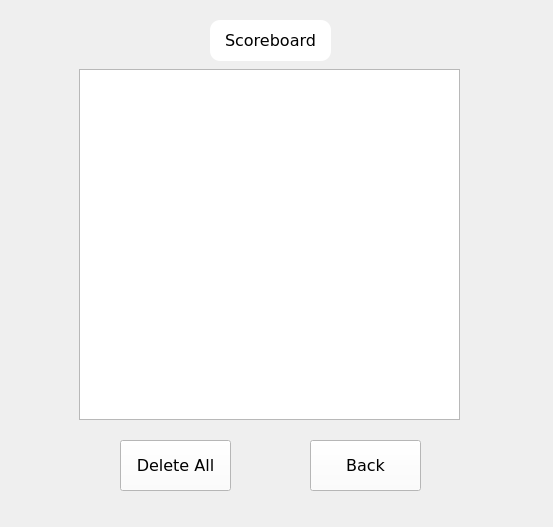
<?xml version="1.0" encoding="UTF-8"?>
<ui version="4.0">
 <class>scoreboard</class>
 <widget class="QWidget" name="scoreboard">
  <property name="geometry">
   <rect>
    <x>0</x>
    <y>0</y>
    <width>553</width>
    <height>527</height>
   </rect>
  </property>
  <property name="windowTitle">
   <string>ScoreBoard</string>
  </property>
  <property name="autoFillBackground">
   <bool>false</bool>
  </property>
  <widget class="QLabel" name="label">
   <property name="geometry">
    <rect>
     <x>210</x>
     <y>20</y>
     <width>121</width>
     <height>41</height>
    </rect>
   </property>
   <property name="font">
    <font>
     <family>Verdana</family>
     <pointsize>12</pointsize>
     <weight>50</weight>
     <italic>false</italic>
     <bold>false</bold>
    </font>
   </property>
   <property name="styleSheet">
    <string notr="true">background-color: rgb(255, 255, 255);
font: 12pt &quot;Verdana&quot;;
border-radius: 10px;</string>
   </property>
   <property name="text">
    <string>Scoreboard</string>
   </property>
   <property name="alignment">
    <set>Qt::AlignCenter</set>
   </property>
  </widget>
  <widget class="QWidget" name="gridLayoutWidget">
   <property name="geometry">
    <rect>
     <x>79</x>
     <y>69</y>
     <width>381</width>
     <height>351</height>
    </rect>
   </property>
   <layout class="QGridLayout" name="gridLayout">
    <item row="0" column="0">
     <widget class="QTableView" name="Scoreboard">
      <property name="textElideMode">
       <enum>Qt::ElideLeft</enum>
      </property>
     </widget>
    </item>
   </layout>
  </widget>
  <widget class="QPushButton" name="btBack">
   <property name="geometry">
    <rect>
     <x>310</x>
     <y>440</y>
     <width>111</width>
     <height>51</height>
    </rect>
   </property>
   <property name="font">
    <font>
     <family>Verdana</family>
     <pointsize>12</pointsize>
     <weight>50</weight>
     <italic>false</italic>
     <bold>false</bold>
    </font>
   </property>
   <property name="styleSheet">
    <string notr="true">background-color: rgb(255, 255, 255);
font: 12pt &quot;Verdana&quot;;</string>
   </property>
   <property name="text">
    <string>Back</string>
   </property>
  </widget>
  <widget class="QPushButton" name="btDelete">
   <property name="geometry">
    <rect>
     <x>120</x>
     <y>440</y>
     <width>111</width>
     <height>51</height>
    </rect>
   </property>
   <property name="font">
    <font>
     <family>Verdana</family>
     <pointsize>12</pointsize>
     <weight>50</weight>
     <italic>false</italic>
     <bold>false</bold>
    </font>
   </property>
   <property name="styleSheet">
    <string notr="true">background-color: rgb(255, 255, 255);
font: 12pt &quot;Verdana&quot;;</string>
   </property>
   <property name="text">
    <string>Delete All</string>
   </property>
  </widget>
 </widget>
 <resources/>
 <connections/>
</ui>
